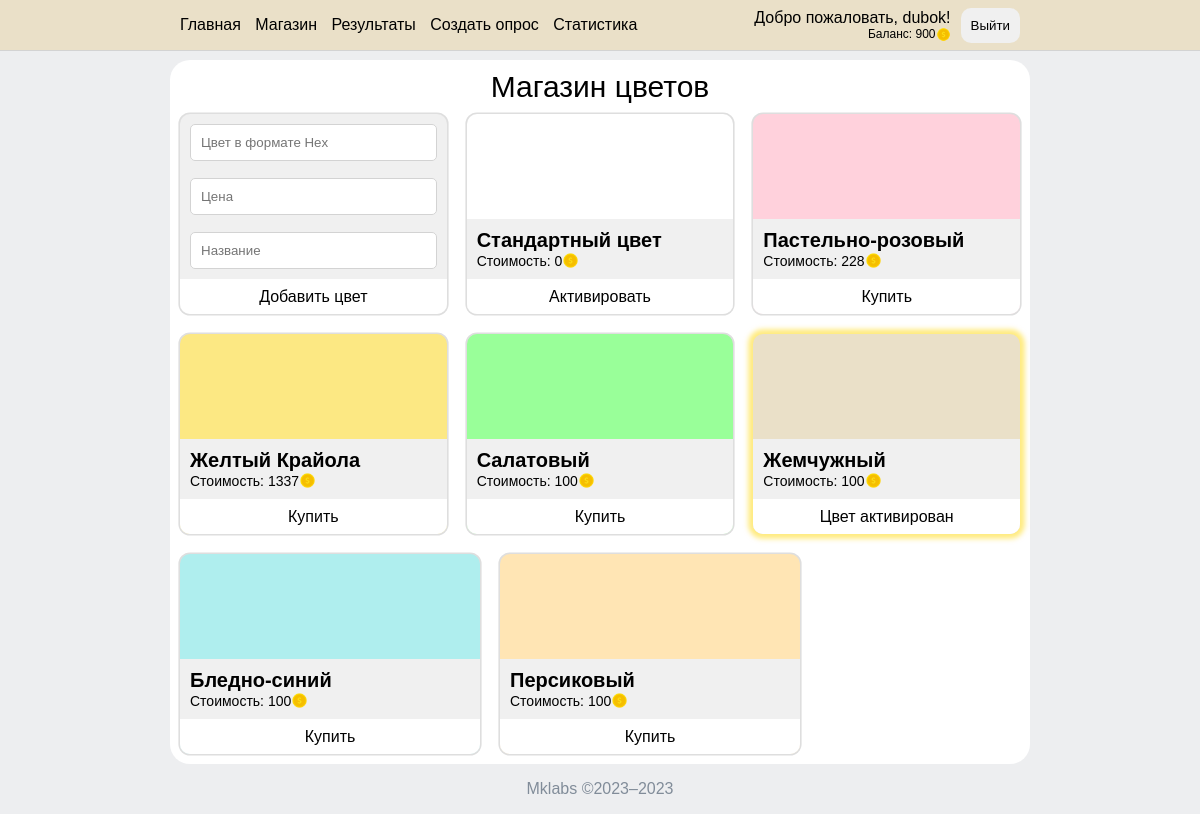
The page /market/ (signed in) on the database its author committed.
### myapp/models.py (models this page shows)
class UserMarket(models.Model):
    user = models.ForeignKey(User, on_delete=models.CASCADE)
    balance = models.IntegerField(default=0, validators=[MinValueValidator(0)])
    purchased_colors = models.ManyToManyField('Color', related_name='users')
    active_color = models.ForeignKey(Color, on_delete=models.CASCADE, default=1)

class Color(models.Model):
    name = models.CharField(max_length=30)
    hex_code = models.CharField(max_length=7)
    cost = models.IntegerField(default=0, validators=[MinValueValidator(0)])

### myapp/views.py (the view)
# urls.py: path('market/', market, name='market'),
def market(request):
    colors = Color.objects.all()
    user = request.user if request.user.is_authenticated else None
    if user:
        user_market = UserMarket.objects.get(user=user)
    else:
        user_market = None
    return render(request, 'market.html', {'colors': colors, 'user_market': user_market})

### myapp/context_processor.py (called while the page is built)
def balance_processor(request):
    user = request.user
    if user.is_authenticated:
        user_market = UserMarket.objects.filter(user=user).first()
    else:
        user_market = None
    return {'user_market': user_market}

def user_processor(request):
    user = request.user if request.user.is_authenticated else None
    return {'user': user}

### templates/market.html
{% extends 'index.html' %}
{% block content %}
    <div class="page-title">Магазин цветов</div>
    <div class="cards">
        {% if user.username != None and user.is_superuser %}
            <div class="card" style="box-shadow: 0 0 0 0.1rem rgba(123, 123, 123, 0.25);">
                <div class="color-input">
                    <input type="text" id="color_hex" placeholder="Цвет в формате Hex">
                    <input type="text" id="color_cost" placeholder="Цена">
                    <input type="text" id="color_name" placeholder="Название">
                    <button class="activated" id="add_color">Добавить цвет</button>
                </div>
            </div>
        {% endif %}
        {% for color in colors %}
            <div style="background-color: {{ color.hex_code }} !important;"
                 class="card{% if color == user_market.active_color %} active-color {% else %} nonactive-color {% endif %}">
                <div class="card-info" id="{{ color.id }}">
                    <div class="color-info">
                        <div class="color-name">{{ color.name }}</div>
                        <div class="color-currency">Стоимость: {{ color.cost }}<img src="/static/icons/coin.png"></div>
                    </div>
                    {% if color == user_market.active_color %}
                        <div class="activated">Цвет активирован</div>
                    {% elif color in user_market.purchased_colors.all %}
                        <button class="activate-button activated" data-color-id="{{ color.id }}">Активировать</button>
                    {% else %}
                        <button class="buy-button activated" data-color-id="{{ color.id }}">Купить</button>
                    {% endif %}
                </div>
            </div>
        {% endfor %}
    </div>
{% endblock %}

### templates/index.html (shortened to what this page needs)
{% load static %}
<!DOCTYPE html>
<html>
<head>
    <link rel="stylesheet" href="{% static 'css/main.css' %}">
    <link rel="stylesheet" href="{% static 'css/surveys.css' %}">
    <link rel="stylesheet" href="{% static 'css/colors.css' %}">
</head>
<body>
<header style="background-color: {{ user_market.active_color.hex_code }} !important;">
    <nav>
        <ul>
            <li><a href="/">Главная</a></li>
            <li><a href="/market/">Магазин</a></li>
            {% if user.is_superuser %}
                <li><a href="/results/">Результаты</a></li>
                <li><a href="/create_test/">Создать опрос</a></li>
                <li><a href="/stats/">Статистика</a></li>
            {% endif %}
        </ul>
        <div id="container">
            {% if user != None and user.username != "" %}
                <div class="greet">
                    <p>Добро пожаловать, {{ user.username }}!</p>
                    <div class="balance">Баланс: {{ user_market.balance }}<img src="/static/icons/coin.png"></div>
                </div>
                <button class="button" id="logout">Выйти</button>
                </div>
            {% else %}
                <button class="button" id="login">Войти</button>
                <button class="button" id="signin">Зарегистрироваться</button>
            {% endif %}
    </nav>
</header>
<main>
    <div class="content">
        {% block content %}{% endblock %}
    </div>
</main>
<footer>
    Mklabs ©2023–2023
</footer>
</body>
</html>

### static/css/main.css (style rules this page uses)
:root { --backgroind-color: #edeef0; --buttons-color: #f0f0f0; --sub-text: #818c99; --active: #D6D6D6 }
body { font-family: Arial, Verdana, sans-serif !important; margin: 0; padding: 0; display: flex; flex-direction: column; min-height: 100vh; }
.page-title { font-size: 30px; width: 100%; text-align: center; margin-bottom: 10px; }
header { background-color: white; border-bottom: 1px solid lightgrey; color: black; position: fixed; top: 0; left: 0; width: 100%; height: 50px; display: flex; justify-content: center; z-index: 997; }
.balance { justify-content: flex-end; font-size: 12px; display: flex; align-items: center; height: 15px; text-align: left; }
img { height: 100%; }
nav { min-width: 750px; width: 70%; display: flex; align-items: center; justify-content: space-between; }
nav #container { display: flex; flex-direction: row; align-items: center; }
nav button { margin-left: 10px; }
button { color: black; background-color: var(--buttons-color); border: 0; border-radius: 10px; padding: 10px; text-decoration: none; cursor: pointer; }
nav p { margin: 0; }
nav ul { list-style: none; margin: 0; padding: 0; }
nav li { display: inline-block; margin-right: 10px; }
nav li a { color: black; text-decoration: none; }
main { background-color: var(--backgroind-color); margin-top: 50px; display: flex; justify-content: center; flex: 1; min-width: 100vh; }
.content { background-color: white; min-width: 750px; width: 70%; padding: 10px; margin-top: 10px; border-radius: 20px; display: flex; flex-direction: column; }
.cards { display: flex; justify-content: flex-start; flex-wrap: wrap; margin: -10px; }
.card { flex: 1 0 200px; min-width: 200px; max-width: 300px; height: 200px; margin: 10px; background-color: var(--buttons-color); border: 0; border-radius: 10px; padding: 10px; box-sizing: border-box; position: relative; overflow: hidden; }
footer { background-color: var(--backgroind-color); color: var(--sub-text); text-align: center; bottom: 0; left: 0; width: 100%; min-width: 750px; height: 50px; display: flex; align-items: center; justify-content: center; }

### static/css/surveys.css (style rules this page uses)
input[type="text"] { width: 100%; box-sizing: border-box; border: 1px solid lightgrey; border-radius: 10px; padding: 10px; }

### static/css/colors.css (style rules this page uses)
.card-info { display: flex; flex-direction: column; justify-content: flex-end; align-items: flex-start; background-color: var(--buttons-color); position: absolute; left: 0; bottom: 0; width: 100%; padding: 10px; box-sizing: border-box; font-size: 14px; }
.color-info { margin-bottom: 35px; }
.color-input { height: calc(100% - 35px); flex: 1; display: flex; flex-direction: column; justify-content: space-between; }
.color-input input { border-radius: 5px; }
.activated { position: absolute; left: 0; bottom: 0; background: white; display: flex; align-items: center; width: 100%; justify-content: center; height: 35px; font-size: 16px !important; }
button.activated { border-radius: 0; }
.color-name { font-size: 20px; font-weight: bold; }
.color-currency { height: 17px; display: flex; align-items: center; }
.active-color { box-shadow: 0 0 0.3rem 0.3rem rgba(255, 215, 0, 0.5); }
.nonactive-color { box-shadow: 0 0 0 0.1rem rgba(123, 123, 123, 0.25); }

### rows shown on the page
UserMarket: balance "900"
Color: name "Стандартный цвет", cost "0"
Color: name "Пастельно-розовый", cost "228"
Color: name "Желтый Крайола", cost "1337"
Color: name "Салатовый", cost "100"
Color: name "Жемчужный", cost "100", shows "Цвет активирован"
Color: name "Бледно-синий", cost "100"
Color: name "Персиковый", cost "100"

### other values the page prints
{{ user.username }} "dubok"
